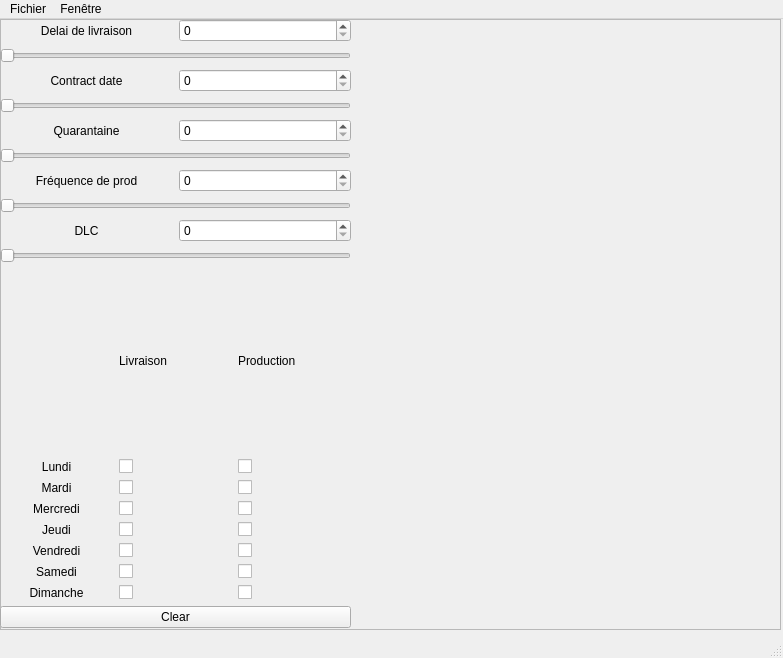
<?xml version="1.0" encoding="UTF-8"?>
<ui version="4.0">
 <class>MainWindow</class>
 <widget class="QMainWindow" name="MainWindow">
  <property name="geometry">
   <rect>
    <x>0</x>
    <y>0</y>
    <width>783</width>
    <height>658</height>
   </rect>
  </property>
  <property name="windowTitle">
   <string>MainWindow</string>
  </property>
  <widget class="QWidget" name="centralwidget">
   <widget class="QWidget" name="horizontalLayoutWidget">
    <property name="geometry">
     <rect>
      <x>0</x>
      <y>0</y>
      <width>781</width>
      <height>611</height>
     </rect>
    </property>
    <layout class="QHBoxLayout" name="horizontalLayout_3">
     <item>
      <widget class="QFrame" name="frameGraph">
       <property name="frameShape">
        <enum>QFrame::StyledPanel</enum>
       </property>
       <property name="frameShadow">
        <enum>QFrame::Raised</enum>
       </property>
       <widget class="QWidget" name="layoutWidget">
        <property name="geometry">
         <rect>
          <x>0</x>
          <y>0</y>
          <width>351</width>
          <height>609</height>
         </rect>
        </property>
        <layout class="QVBoxLayout" name="verticalLayout">
         <item>
          <layout class="QHBoxLayout" name="horizontalLayout">
           <item>
            <layout class="QGridLayout" name="gridLayout_2">
             <item row="2" column="0">
              <widget class="QSlider" name="SliderDelaiLivr">
               <property name="orientation">
                <enum>Qt::Horizontal</enum>
               </property>
              </widget>
             </item>
             <item row="1" column="0">
              <layout class="QHBoxLayout" name="horizontalLayout_5">
               <item>
                <widget class="QLabel" name="labelDelai">
                 <property name="text">
                  <string>Delai de livraison</string>
                 </property>
                 <property name="alignment">
                  <set>Qt::AlignCenter</set>
                 </property>
                </widget>
               </item>
               <item>
                <widget class="QSpinBox" name="spinBoxDelai"/>
               </item>
              </layout>
             </item>
             <item row="5" column="0">
              <layout class="QHBoxLayout" name="horizontalLayout_7">
               <item>
                <widget class="QLabel" name="labelQuarantaine">
                 <property name="text">
                  <string>Quarantaine</string>
                 </property>
                 <property name="alignment">
                  <set>Qt::AlignCenter</set>
                 </property>
                </widget>
               </item>
               <item>
                <widget class="QSpinBox" name="spinBoxQuarantaine"/>
               </item>
              </layout>
             </item>
             <item row="7" column="0">
              <layout class="QHBoxLayout" name="horizontalLayout_8">
               <item>
                <widget class="QLabel" name="labelFreqProd">
                 <property name="text">
                  <string>Fréquence de prod</string>
                 </property>
                 <property name="alignment">
                  <set>Qt::AlignCenter</set>
                 </property>
                </widget>
               </item>
               <item>
                <widget class="QSpinBox" name="spinBoxFreqProd"/>
               </item>
              </layout>
             </item>
             <item row="9" column="0">
              <layout class="QHBoxLayout" name="horizontalLayout_9">
               <item>
                <widget class="QLabel" name="labelDLC">
                 <property name="text">
                  <string>DLC</string>
                 </property>
                 <property name="alignment">
                  <set>Qt::AlignCenter</set>
                 </property>
                </widget>
               </item>
               <item>
                <widget class="QSpinBox" name="spinBoxDLC"/>
               </item>
              </layout>
             </item>
             <item row="3" column="0">
              <layout class="QHBoxLayout" name="horizontalLayout_6">
               <item>
                <widget class="QLabel" name="labelContractDate">
                 <property name="text">
                  <string>Contract date</string>
                 </property>
                 <property name="alignment">
                  <set>Qt::AlignCenter</set>
                 </property>
                </widget>
               </item>
               <item>
                <widget class="QSpinBox" name="spinBoxContractDate"/>
               </item>
              </layout>
             </item>
             <item row="4" column="0">
              <widget class="QSlider" name="SliderContratDate">
               <property name="orientation">
                <enum>Qt::Horizontal</enum>
               </property>
              </widget>
             </item>
             <item row="6" column="0">
              <widget class="QSlider" name="SliderQuarantaine">
               <property name="orientation">
                <enum>Qt::Horizontal</enum>
               </property>
              </widget>
             </item>
             <item row="8" column="0">
              <widget class="QSlider" name="SliderFreqProd">
               <property name="orientation">
                <enum>Qt::Horizontal</enum>
               </property>
              </widget>
             </item>
             <item row="10" column="0">
              <widget class="QSlider" name="SliderDLC">
               <property name="orientation">
                <enum>Qt::Horizontal</enum>
               </property>
              </widget>
             </item>
            </layout>
           </item>
          </layout>
         </item>
         <item>
          <layout class="QHBoxLayout" name="horizontalLayout_2">
           <item>
            <layout class="QGridLayout" name="gridLayout">
             <item row="8" column="1">
              <widget class="QCheckBox" name="checkBoxSaL">
               <property name="text">
                <string/>
               </property>
              </widget>
             </item>
             <item row="9" column="1">
              <widget class="QCheckBox" name="checkBoxDiL">
               <property name="text">
                <string/>
               </property>
              </widget>
             </item>
             <item row="6" column="0">
              <widget class="QLabel" name="labelJe">
               <property name="text">
                <string>Jeudi</string>
               </property>
               <property name="alignment">
                <set>Qt::AlignCenter</set>
               </property>
              </widget>
             </item>
             <item row="4" column="1">
              <widget class="QCheckBox" name="checkBoxMaL">
               <property name="text">
                <string/>
               </property>
              </widget>
             </item>
             <item row="3" column="1">
              <widget class="QCheckBox" name="checkBoxLuL">
               <property name="text">
                <string/>
               </property>
              </widget>
             </item>
             <item row="7" column="0">
              <widget class="QLabel" name="labelVe">
               <property name="text">
                <string>Vendredi</string>
               </property>
               <property name="alignment">
                <set>Qt::AlignCenter</set>
               </property>
              </widget>
             </item>
             <item row="7" column="1">
              <widget class="QCheckBox" name="checkBoxVeL">
               <property name="text">
                <string/>
               </property>
              </widget>
             </item>
             <item row="6" column="1">
              <widget class="QCheckBox" name="checkBoxJeL">
               <property name="text">
                <string/>
               </property>
              </widget>
             </item>
             <item row="3" column="2">
              <widget class="QCheckBox" name="checkBoxLuP">
               <property name="text">
                <string/>
               </property>
              </widget>
             </item>
             <item row="9" column="0">
              <widget class="QLabel" name="labelDi">
               <property name="text">
                <string>Dimanche</string>
               </property>
               <property name="alignment">
                <set>Qt::AlignCenter</set>
               </property>
              </widget>
             </item>
             <item row="4" column="0">
              <widget class="QLabel" name="labelMa">
               <property name="text">
                <string>Mardi</string>
               </property>
               <property name="alignment">
                <set>Qt::AlignCenter</set>
               </property>
              </widget>
             </item>
             <item row="8" column="0">
              <widget class="QLabel" name="labelSa">
               <property name="text">
                <string>Samedi</string>
               </property>
               <property name="alignment">
                <set>Qt::AlignCenter</set>
               </property>
              </widget>
             </item>
             <item row="5" column="0">
              <widget class="QLabel" name="labelMe">
               <property name="text">
                <string>Mercredi</string>
               </property>
               <property name="alignment">
                <set>Qt::AlignCenter</set>
               </property>
              </widget>
             </item>
             <item row="9" column="2">
              <widget class="QCheckBox" name="checkBoxDiP">
               <property name="text">
                <string/>
               </property>
              </widget>
             </item>
             <item row="8" column="2">
              <widget class="QCheckBox" name="checkBoxSaP">
               <property name="text">
                <string/>
               </property>
              </widget>
             </item>
             <item row="6" column="2">
              <widget class="QCheckBox" name="checkBoxJeP">
               <property name="text">
                <string/>
               </property>
              </widget>
             </item>
             <item row="4" column="2">
              <widget class="QCheckBox" name="checkBoxMaP">
               <property name="text">
                <string/>
               </property>
              </widget>
             </item>
             <item row="7" column="2">
              <widget class="QCheckBox" name="checkBoxVeP">
               <property name="text">
                <string/>
               </property>
              </widget>
             </item>
             <item row="5" column="1">
              <widget class="QCheckBox" name="checkBoxMeL">
               <property name="text">
                <string/>
               </property>
              </widget>
             </item>
             <item row="5" column="2">
              <widget class="QCheckBox" name="checkBoxMeP">
               <property name="text">
                <string/>
               </property>
              </widget>
             </item>
             <item row="3" column="0">
              <widget class="QLabel" name="labelLu">
               <property name="text">
                <string>Lundi</string>
               </property>
               <property name="alignment">
                <set>Qt::AlignCenter</set>
               </property>
              </widget>
             </item>
             <item row="2" column="1">
              <widget class="QLabel" name="labelLivr">
               <property name="text">
                <string>Livraison</string>
               </property>
              </widget>
             </item>
             <item row="2" column="2">
              <widget class="QLabel" name="labelProd">
               <property name="text">
                <string>Production</string>
               </property>
              </widget>
             </item>
             <item row="2" column="0">
              <widget class="QLabel" name="label">
               <property name="text">
                <string/>
               </property>
              </widget>
             </item>
            </layout>
           </item>
          </layout>
         </item>
         <item>
          <layout class="QHBoxLayout" name="horizontalLayout_4">
           <item>
            <widget class="QPushButton" name="pushButtonClear">
             <property name="text">
              <string>Clear</string>
             </property>
            </widget>
           </item>
          </layout>
         </item>
        </layout>
       </widget>
      </widget>
     </item>
    </layout>
   </widget>
  </widget>
  <widget class="QMenuBar" name="menubar">
   <property name="geometry">
    <rect>
     <x>0</x>
     <y>0</y>
     <width>783</width>
     <height>22</height>
    </rect>
   </property>
   <widget class="QMenu" name="menuFile">
    <property name="title">
     <string>Fichier</string>
    </property>
    <addaction name="actionOuvrir"/>
    <addaction name="actionNouveau"/>
    <addaction name="actionSauvegarder"/>
   </widget>
   <widget class="QMenu" name="menuFen_tre">
    <property name="title">
     <string>Fenêtre</string>
    </property>
    <widget class="QMenu" name="menuPolice">
     <property name="title">
      <string>Police</string>
     </property>
     <addaction name="action32"/>
     <addaction name="action16"/>
     <addaction name="action8"/>
    </widget>
    <addaction name="menuPolice"/>
    <addaction name="actionMode_Sans_Serif"/>
   </widget>
   <addaction name="menuFile"/>
   <addaction name="menuFen_tre"/>
  </widget>
  <widget class="QStatusBar" name="statusbar"/>
  <action name="actionOuvrir">
   <property name="text">
    <string>Ouvrir ...</string>
   </property>
  </action>
  <action name="actionNouveau">
   <property name="text">
    <string>Nouveau</string>
   </property>
  </action>
  <action name="actionSauvegarder">
   <property name="text">
    <string>Enregistrer sous ...</string>
   </property>
  </action>
  <action name="actionMode_Sans_Serif">
   <property name="checkable">
    <bool>true</bool>
   </property>
   <property name="enabled">
    <bool>true</bool>
   </property>
   <property name="text">
    <string>Mode Sans Serif</string>
   </property>
  </action>
  <action name="action32">
   <property name="checkable">
    <bool>true</bool>
   </property>
   <property name="enabled">
    <bool>true</bool>
   </property>
   <property name="text">
    <string>32</string>
   </property>
  </action>
  <action name="action16">
   <property name="checkable">
    <bool>true</bool>
   </property>
   <property name="checked">
    <bool>true</bool>
   </property>
   <property name="text">
    <string>16</string>
   </property>
  </action>
  <action name="action8">
   <property name="checkable">
    <bool>true</bool>
   </property>
   <property name="enabled">
    <bool>true</bool>
   </property>
   <property name="text">
    <string>8</string>
   </property>
  </action>
 </widget>
 <resources/>
 <connections/>
</ui>
